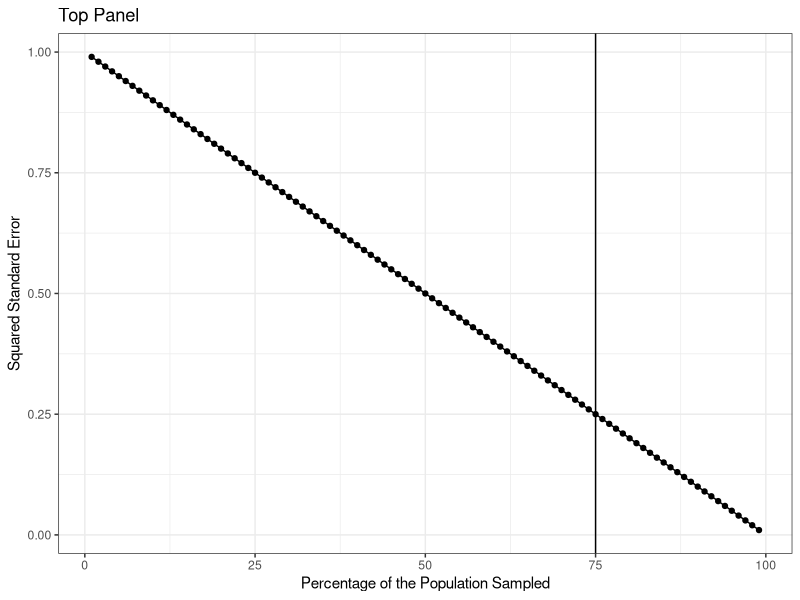
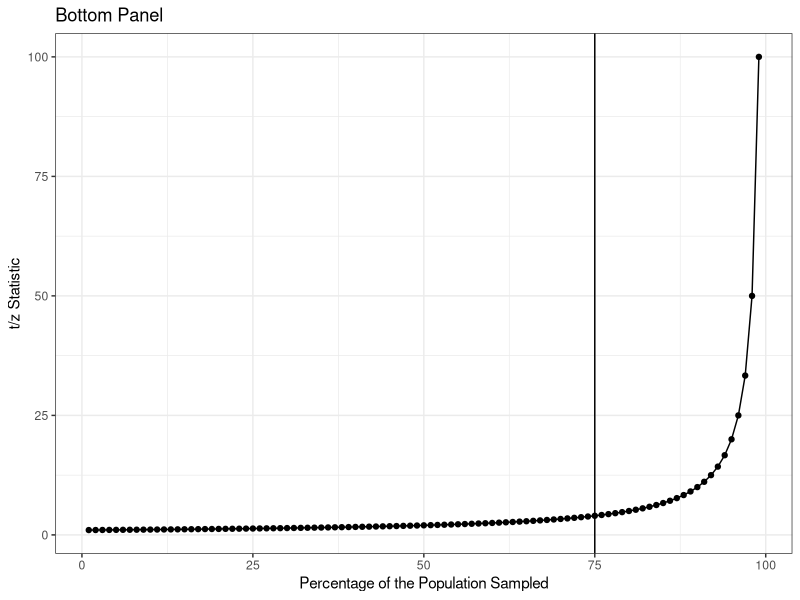

The R source for these figures, in order:
#####################################################################################
# Author: Houston F. Lester                                                                
# Description: This is the plot that was created for the finite population correction                                                           
#####################################################################################


library(ggplot2)
library(dplyr)
library(tidyr)

FPC <- function(k, K){
  mult <- 1-k/K
  mult
}

#assuming residual variance is one and the corresponding diagonal element of solve(t(X)%*%X) is also 1
mult_factor <- FPC(1:99, 100)
FPC_plot <- data.frame(mult_factor, sampled = 1:99, t_stat = 1/mult_factor)

ggplot(data = FPC_plot, aes(x = sampled, y = mult_factor)) +
  geom_line() +
  geom_point() +
  theme_bw() +
  ylab("Squared Standard Error") +
  xlab("Percentage of the Population Sampled") +
  geom_vline(xintercept = 75) +
  ggtitle("Top Panel")

ggplot(data = FPC_plot, aes(x = sampled, y = t_stat)) +
  geom_line() +
  geom_point() +
  theme_bw() +
  ylab("t/z Statistic") +
  xlab("Percentage of the Population Sampled") +
  geom_vline(xintercept = 75) +
  ggtitle("Bottom Panel")
